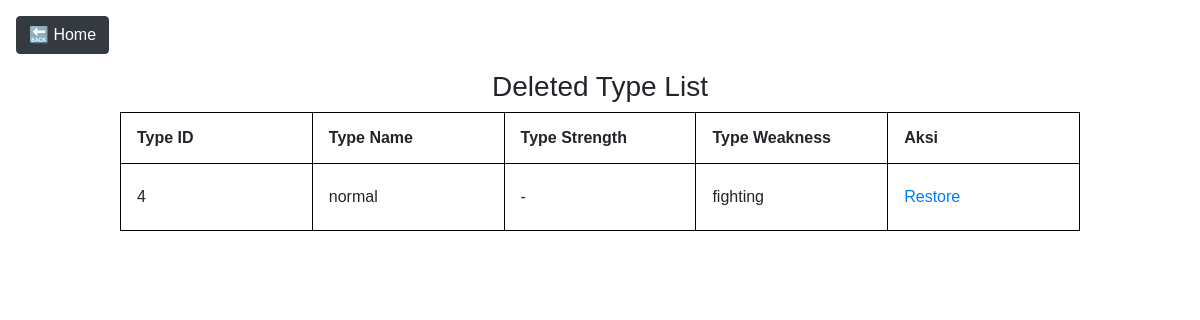
The app's page /binType.php with its own data.
### tables this page shows
CREATE TABLE `type` (
  `type_id` int(1) NOT NULL,
  `type_name` varchar(100) NOT NULL,
  `type_strength` varchar(100) NOT NULL,
  `type_weakness` varchar(100) NOT NULL,
  `is_delete` bit(1) NOT NULL DEFAULT b'0'
);

### binType.php (the view, shortened to what this page needs)
<?php
    include_once("config.php");
    $typeDel = mysqli_query($link, "SELECT * FROM type WHERE is_delete=1 ORDER BY type_id DESC");
?>
<html>
    <head>
        <link rel="stylesheet" href="https://stackpath.bootstrapcdn.com/bootstrap/4.5.2/css/bootstrap.min.css">
    </head>
    <body>
        <a href="index.php" class="btn btn-dark ml-3 mt-3">🔙 Home</a>
        <br/><br/>
            <h3>Deleted Type List</h3>
            <table width='80%' border=1>
                <tr>
                    <th>
                        Type ID
                    </th>
                    <th>
                        Type Name
                    </th>
                    <th>
                        Type Strength
                    </th>
                    <th>
                        Type Weakness
                    </th>
                    <th>Aksi</th>
                </tr>
                <?php
                    while($item = mysqli_fetch_array($typeDel)) {
                    echo "<tr>";
                    echo "<td>".$item['type_id']."</td>";
                    echo "<td>".$item['type_name']."</td>";
                    echo "<td>".$item['type_strength']."</td>";
                    echo "<td>".$item['type_weakness']."</td>";
                    echo "<td><a href='restoreType.php?id=$item[type_id]'>Restore</a></td></tr>";
                    }
                ?>
            </table>
    </body>
</html>

### binType.php (style rules this page uses)
body { font: 14px sans-serif; }
table { table-layout: fixed; max-width: 100%; border-collapse: collapse; border: 1px solid black; margin: .25rem auto .5rem auto; }
th { padding: 1rem; }
td { padding: 1.5rem 1rem; }
h3 { text-align: center; }

### records on screen
type: type_id "4", type_name "normal", type_strength "-", type_weakness "fighting"
